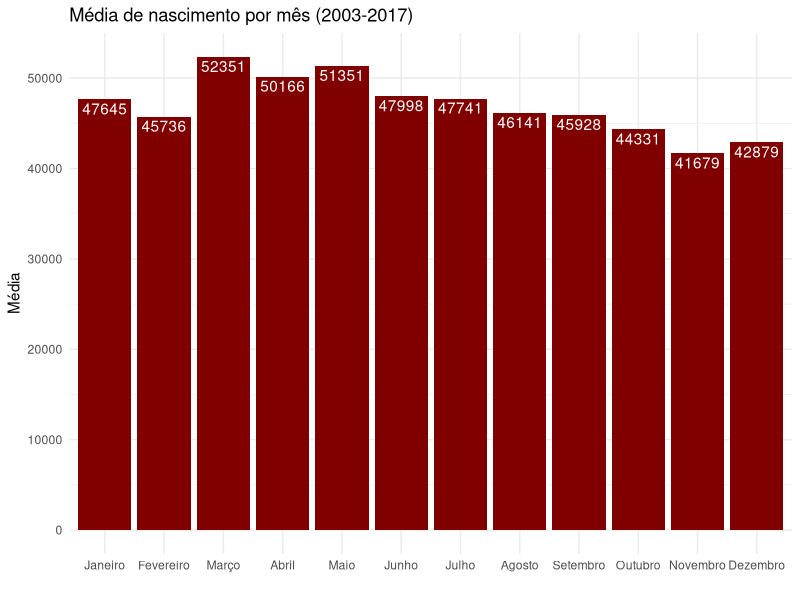
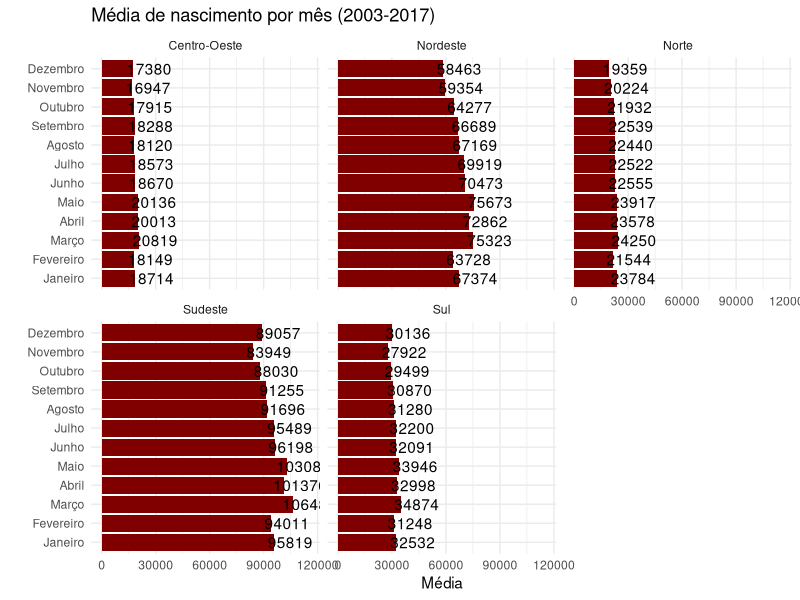
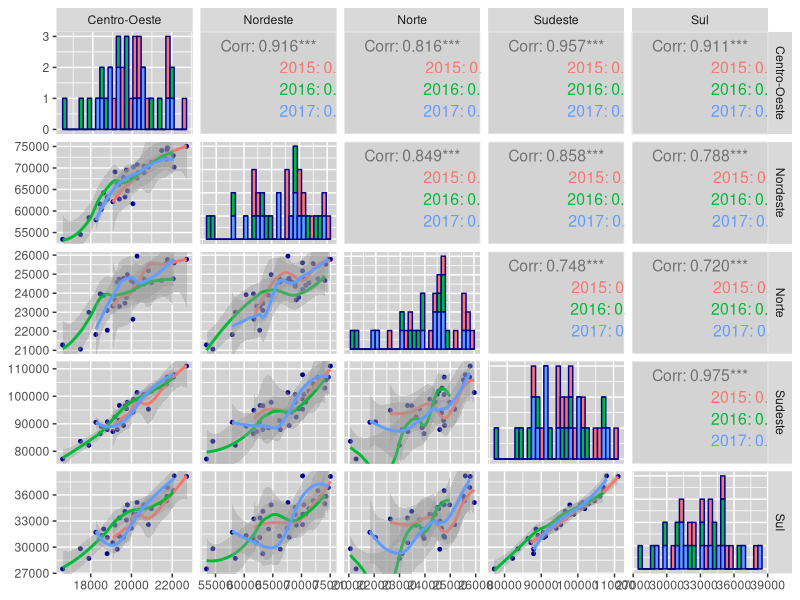

Here is the R script that generated these plots, in order:
## ---- chunk 1
Sys.setlocale("LC_ALL","pt_BR.UTF-8")

knitr::opts_chunk$set(memessage = F, warning = F, fig.width = 11, fig.height = 8)
options(scipen = 999999)
## ---- chunk 2
library(dplyr)
library(tidyr)
library(ggplot2)
library(GGally)

# Base de dados separada por UF - Unidade da Federação
base_uf <- read.csv("../data/base por uf.csv") %>% as_tibble()

# Base de dados separada por GR - Grande Região
base_gr <- read.csv("../data/base por gr.csv") %>% as_tibble() %>% select(-X)

base_uf

base_gr
## ---- chunk 3
meses_12 <- base_gr %>% 
  bind_rows() %>% 
  gather(mes, value, -ano, -GR) %>% 
  distinct(mes)

base_gr %>% 
  bind_rows() %>% 
  gather(mes, value, -ano, -GR) %>% 
  mutate(value = as.numeric(value)) %>% 
  group_by(mes) %>% 
  summarise(media = mean(value, na.rm = T)) %>% 
  ungroup() %>% 
  mutate(mes = factor(mes, levels = meses_12$mes)) %>% 
  ggplot(aes(mes, media)) +
  geom_bar(stat = 'identity', fill = "#800000") +
  theme_minimal() +
  geom_text(aes(label = media %>% round), nudge_y = -1000, color = "white") +
  labs(x = "", y = "Média", title = "Média de nascimento por mês (2003-2017)")
## ---- chunk 4
base_gr %>% 
  bind_rows() %>% 
  gather(mes, value, -ano, -GR) %>% 
  group_by(GR, mes) %>% 
  summarise(media = mean(value, na.rm = T)) %>% 
  ungroup() %>% 
  mutate(mes = factor(mes, levels = meses_12$mes)) %>% 
  ggplot(aes(mes, media)) +
  geom_bar(stat = 'identity', fill = "#800000") +
  facet_wrap(~ GR) +
  theme_minimal() +
  coord_flip() +
  geom_text(aes(label = media %>% round), nudge_y = 9000) +
  labs(x = "", y = "Média", title = "Média de nascimento por mês (2003-2017)")
  
## ---- chunk 5
base_gr %>% 
  gather(meses, value, -ano, -GR) %>% 
  spread(GR, value) %>% 
  select(-meses) %>% 
  tail(36) %>% 
  mutate(ano = as.character(ano)) %>% 
  ggpairs(
    columns = 2:6, mapping = aes(color = ano),
    lower = list( continuous = wrap(ggally_smooth_loess, size = 1, color = "darkblue")), 
    diag = list(continuous=wrap(ggally_barDiag, color="darkblue")), 
    upper = list( continuous = wrap("cor", size = 4.0, alignPercent = 1) )) + 
  theme(panel.background = ggplot2::element_rect(fill = "lightgray")) 
